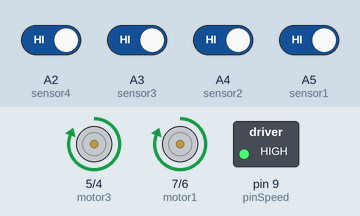
Bench run of a sketch on a simulated Arduino Uno, built with avr-gcc and run on an emulated ATmega328P. Parts: motor-driver pin pairs drawn as motors (green arrow = first pin HIGH = forward, orange = second pin HIGH = backward, longer = more drive), switched loads named in the sketch (green lamp = pin HIGH). The inputs (shaded band) are chosen by the test bench; at power-on: A2 (sensor4), A3 (sensor3), A4 (sensor2), A5 (sensor1) HIGH.

Above: at 1.2 s.
1.3 s: A2 (sensor4) driven LOW
At 1.6 s:
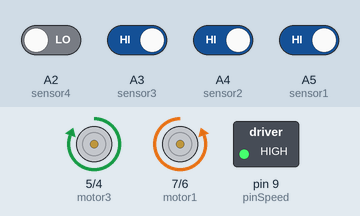
2.8 s: A2 (sensor4) driven HIGH
At 4.0 s:
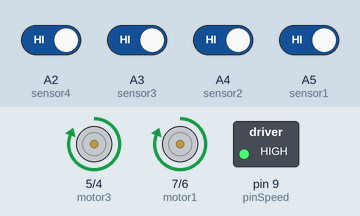
4.3 s: A5 (sensor1) driven LOW
At 5.1 s:
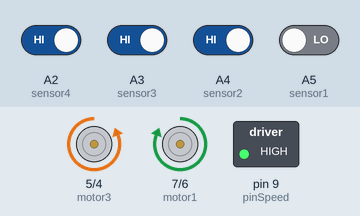
5.8 s: A5 (sensor1) driven HIGH
At 6.3 s:
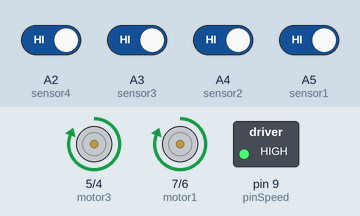
Timing chart, 0 to 8.3 s (numbered marks = the images above; inputs shaded):
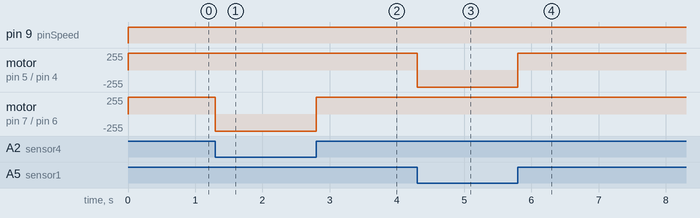

The sketch:

LineFollowerArduino4sensor.ino
```cpp
// ------ Project Membuat Robot Line Follower 4 Sensor ------- //
// ------------- Dibuat oleh : M. Nofgi Y.P.U. -------------- //
// ------------- www.nofgipiston.wordpress.com -------------- //


// inialisasi pin motor kanan dan motor kiri
// motor1 dan motor2 = motor kanan
// motor3 dan motor4 = motor kiri
const int motor1 = 7;
const int motor2 = 6;
const int motor3 = 5;
const int motor4 = 4;


// inialisasi pi sensor garis 1 sampai 4
// sensor1 dan snsor2 = sensor sebelah kanan
// sensor3 dan sensor4 = sensor sebelah kiri
const int sensor1 = A5;
const int sensor2 = A4;
const int sensor3 = A3;
const int sensor4 = A2;

// inialisasi pin speed motor
// wajib pin support PWM
const int pinSpeed = 9;

// inialisasi variabel data 1 sampai 4
int data1, data2, data3, data4;

// inialisasi nilai kecepatan motor
// range nilai antara 0 sampai 255
int speedMotor = 255;

// ---------- program dfault/setting awal ---------- //

void setup()
{
 // inialisasi pin motor sebagai output
 pinMode(motor1, OUTPUT);
 pinMode(motor2, OUTPUT);
 pinMode(motor3, OUTPUT);
 pinMode(motor4, OUTPUT);

// inialisasi pin sensor sebagai input
 pinMode(sensor1, INPUT);
 pinMode(sensor2, INPUT);
 pinMode(sensor3, INPUT);
 pinMode(sensor4, INPUT);

// inialisasi pin speed motor sebagai output
 pinMode(pinSpeed, OUTPUT);
}

// ---------- program utama, looping/berulang terus-menerus ---------- //

void loop ()
{
 // masing2 variabel data menyimpan hasil pembacaan sensor
 // berupa logic LOW/HIGH
 data1 = digitalRead(sensor1);
 data2 = digitalRead(sensor2);
 data3 = digitalRead(sensor3);
 data4 = digitalRead(sensor4);

// mengatur kecepatan motor
 analogWrite(pinSpeed, speedMotor);

// ----------- pengaturan jalannya robot sesuai pembacaan sensor ------------ //

if (data1 == LOW && data2 == LOW && data3 == LOW && data4 == LOW)
 {
 //maju
 digitalWrite(motor1, HIGH);
 digitalWrite(motor2, LOW);
 digitalWrite(motor3, HIGH);
 digitalWrite(motor4, LOW);
 }

else if (data1 == HIGH && data2 == HIGH && data3 == HIGH && data4 == LOW)
 {
 //kanan
 digitalWrite(motor1, LOW);
 digitalWrite(motor2, HIGH);
 digitalWrite(motor3, HIGH);
 digitalWrite(motor4, LOW);
 }

else if (data1 == LOW && data2 == HIGH && data3 == HIGH && data4 == HIGH)
 {
 //kiri
 digitalWrite(motor1, HIGH);
 digitalWrite(motor2, LOW);
 digitalWrite(motor3, LOW);
 digitalWrite(motor4, HIGH);
 }

else if (data1 == HIGH && data2 == HIGH && data3 == LOW && data4 == LOW)
 {
 //kanan
 digitalWrite(motor1, LOW);
 digitalWrite(motor2, HIGH);
 digitalWrite(motor3, HIGH);
 digitalWrite(motor4, LOW);
 }

else if (data1 == LOW && data2 == LOW && data3 == HIGH && data4 == HIGH)
 {
 //kiri
 digitalWrite(motor1, HIGH);
 digitalWrite(motor2, LOW);
 digitalWrite(motor3, LOW);
 digitalWrite(motor4, HIGH);
 }

else if (data1 == HIGH && data2 == LOW && data3 == LOW && data4 == LOW)
 {
 //kanan
 digitalWrite(motor1, LOW);
 digitalWrite(motor2, HIGH);
 digitalWrite(motor3, HIGH);
 digitalWrite(motor4, LOW);
 }

else if (data1 == LOW && data2 == LOW && data3 == LOW && data4 == HIGH)
 {
 //kiri
 digitalWrite(motor1, HIGH);
 digitalWrite(motor2, LOW);
 digitalWrite(motor3, LOW);
 digitalWrite(motor4, HIGH);
 }

else if (data1 == HIGH && data2 == LOW && data3 == HIGH && data4 == LOW)
 {
 //kanan
 digitalWrite(motor1, LOW);
 digitalWrite(motor2, HIGH);
 digitalWrite(motor3, HIGH);
 digitalWrite(motor4, LOW);
 }

else if (data1 == LOW && data2 == HIGH && data3 == LOW && data4 == HIGH)
 {
 //kiri
 digitalWrite(motor1, HIGH);
 digitalWrite(motor2, LOW);
 digitalWrite(motor3, LOW);
 digitalWrite(motor4, HIGH);
 }

else if (data1 == LOW && data2 == HIGH && data3 == LOW && data4 == LOW)
 {
 //kanan
 digitalWrite(motor1, LOW);
 digitalWrite(motor2, HIGH);
 digitalWrite(motor3, HIGH);
 digitalWrite(motor4, LOW);
 }

else if (data1 == LOW && data2 == LOW && data3 == HIGH && data4 == LOW)
 {
 //kiri
 digitalWrite(motor1, HIGH);
 digitalWrite(motor2, LOW);
 digitalWrite(motor3, LOW);
 digitalWrite(motor4, HIGH);
 }

else if (data1 == LOW && data2 == HIGH && data3 == HIGH && data4 == LOW)
 {
 //maju
 digitalWrite(motor1, HIGH);
 digitalWrite(motor2, LOW);
 digitalWrite(motor3, HIGH);
 digitalWrite(motor4, LOW);
 }

else if (data1 == HIGH && data2 == HIGH && data3 == HIGH && data4 == HIGH)
 {
 //maju
 digitalWrite(motor1, HIGH);
 digitalWrite(motor2, LOW);
 digitalWrite(motor3, HIGH);
 digitalWrite(motor4, LOW);
 }
}
```

Measured:
- after the input at 1.3 s, motor on pin 7 (motor1) / pin 6 (motor2): forward 255/255 → backward 255/255 at once
- after the input at 2.8 s, motor on pin 7 (motor1) / pin 6 (motor2): backward 255/255 → forward 255/255 at once
- after the input at 4.3 s, motor on pin 5 (motor3) / pin 4 (motor4): forward 255/255 → backward 255/255 at once
- after the input at 5.8 s, motor on pin 5 (motor3) / pin 4 (motor4): backward 255/255 → forward 255/255 at once
